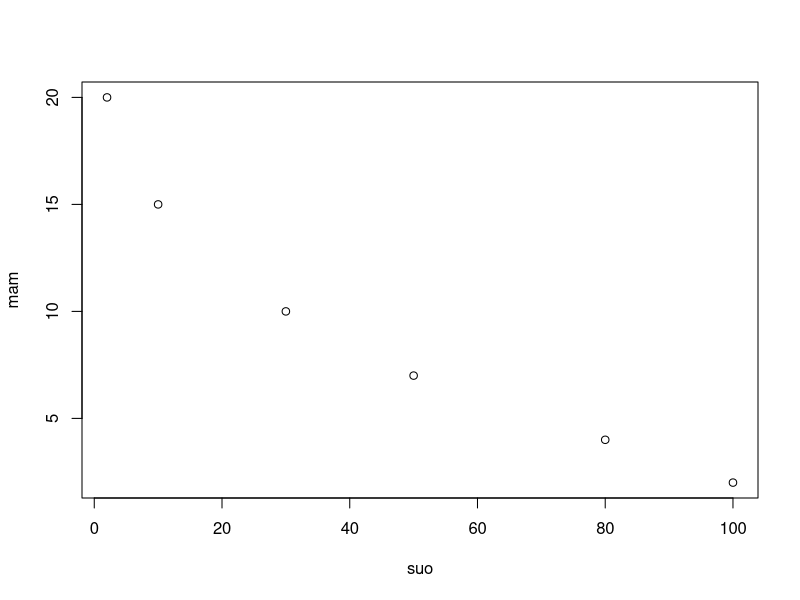
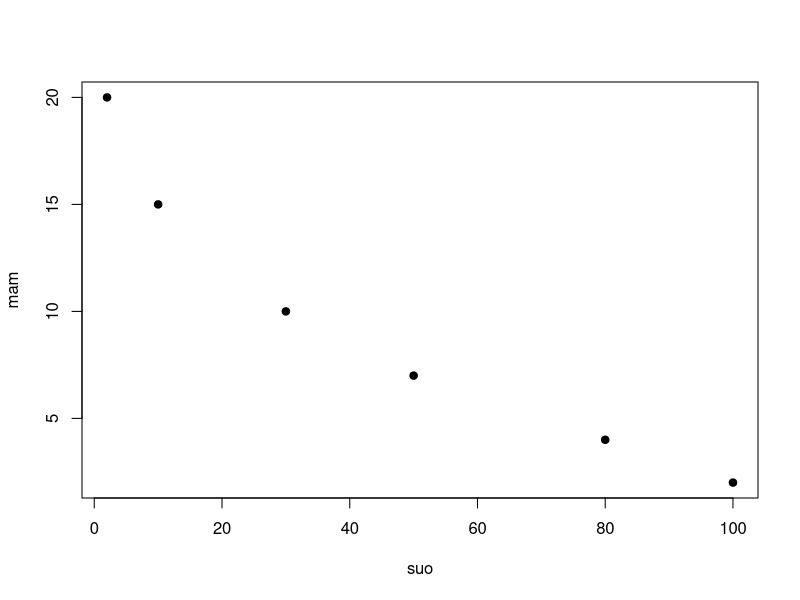
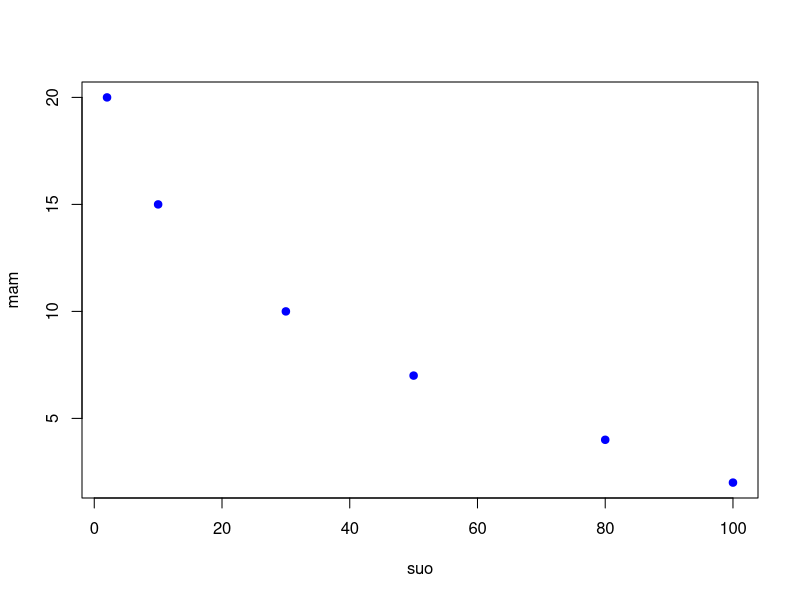
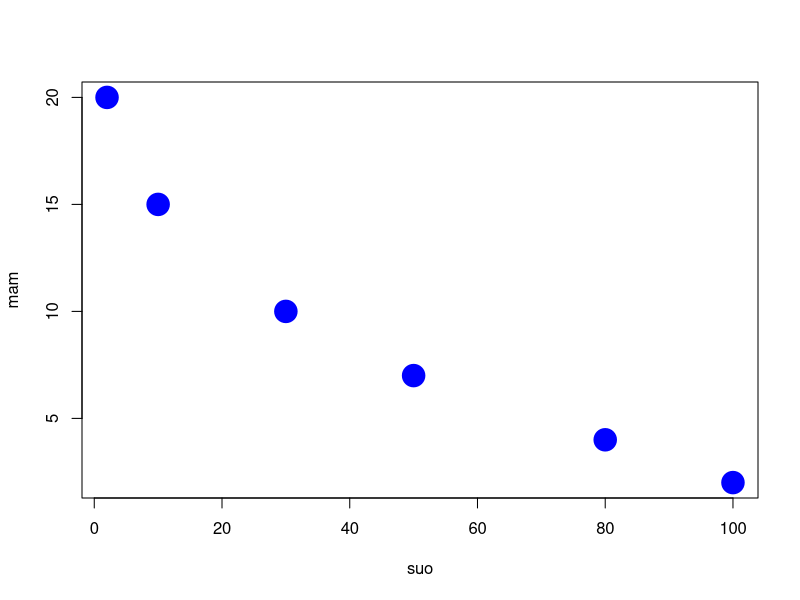

These figures' R source, in order:
#assegnare un oggetto: dare un nome ad un calcolo: la <- si chiama "assegnazione"
d <- 3+2 # d è "oggetto" 
d
a <- 7+3 
a
#utili per rendere più performante il mio progetto
d+a
#etichetta : ordine di come scrivere il codice a <- 3 + 7 _spazzi fra i caratteri!
mam <- c(2, 4, 7, 10, 15, 20) #insieme di elementi = vettore 
mam
suo <- c(100, 80, 50, 30, 10, 2) 
#plot: generic x e y 
plot(suo, mam)
plot(suo, mam, pch=19) #pch e = con un numero mi permette di cambiare la forma dei punti nel grafico
#porre attenzione che un daltonico possa vedere i colori 
#il giallo è un colore che l'occhio umano percepisce di più quindi usarlo per dove si vuole che cada l'occhio
#ATTENZIONE: prima della funzione spazio, dopo la virgola spazio, dopo la funzione nnt spazio
plot(suo, mam, pch=19, col="blue") # posso assegnare un colore blu ai puntini
plot(suo, mam, pch=19, col="blue", cex=3) #posso variare la grandezza dei punti attraverso cex
#quando esplode qualcoca noi lo uccidiamo tramite "dev.off()" #uccidi tutte le parti grafiche presenti.
#dopo rifai il plot()
